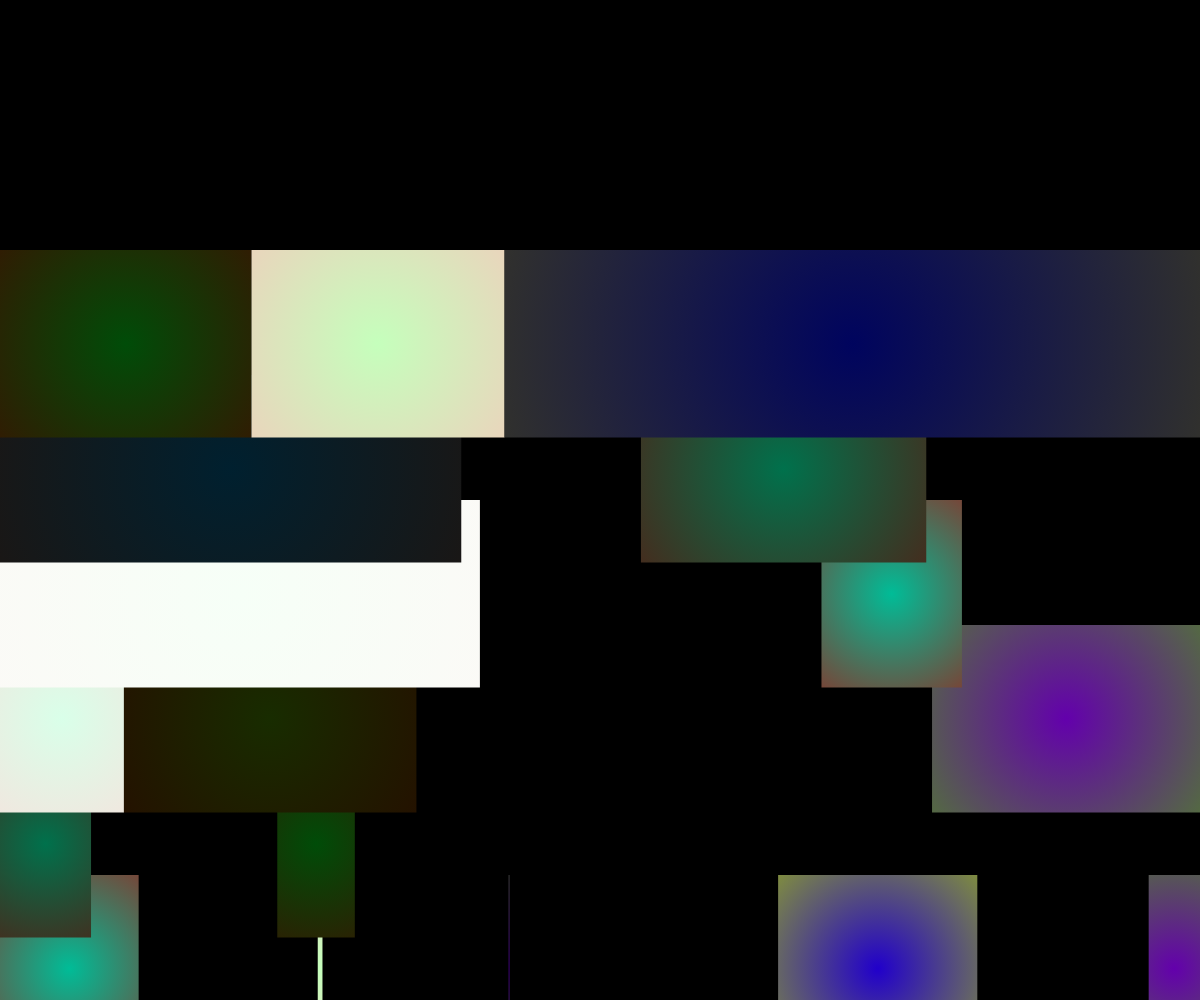
Frame 1 (no input)
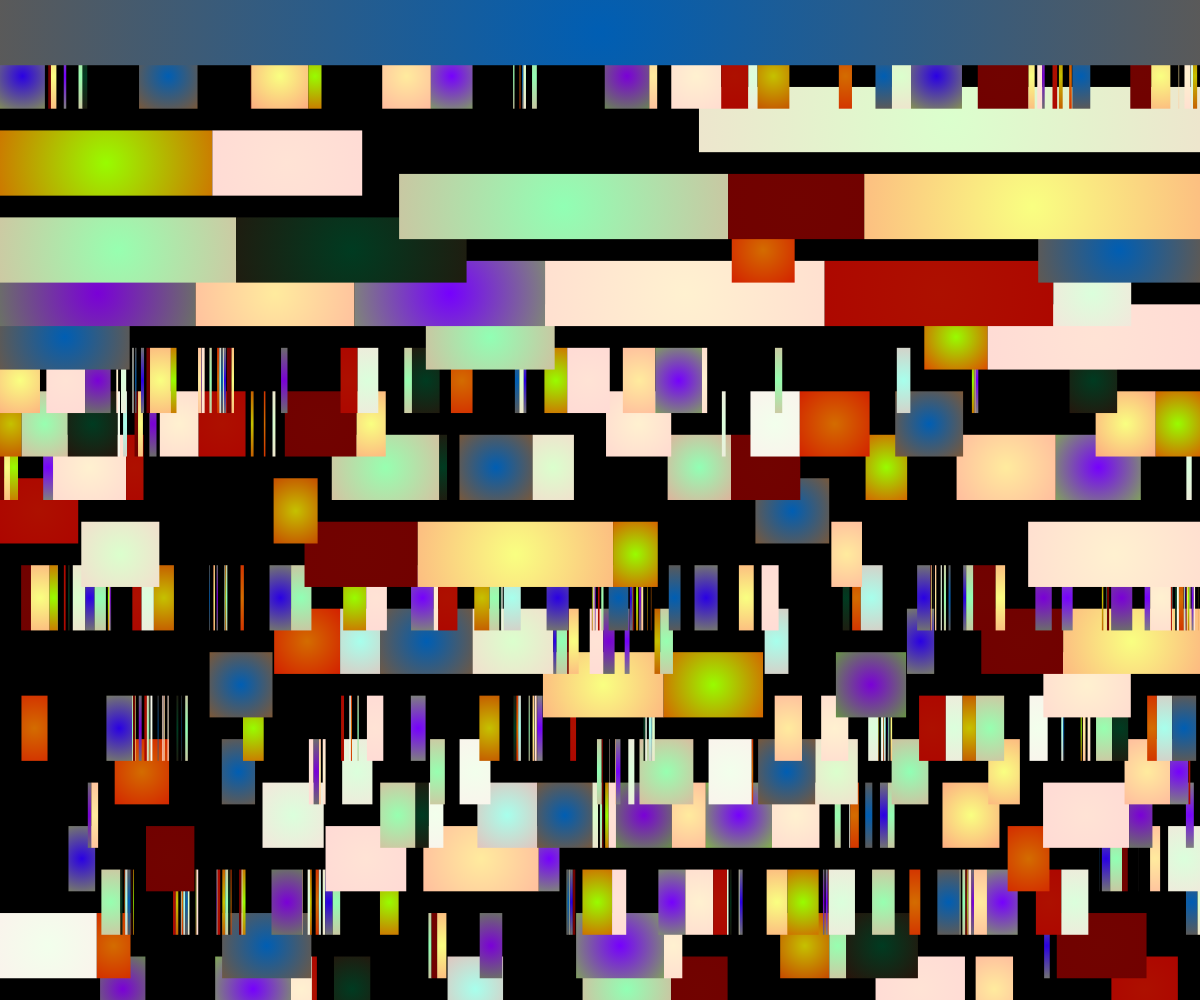
Frame 2 (the mouse pressed at the canvas centre, redrawn once)

The p5.js sketch that drew these frames (run headless with seeded random() and noise() and a simulated clock; the mouse was pressed at the canvas centre and the sketch redrawn once):

// p5.js sketch
// ── sketch.js
'use strict';

var colorCount = 20;
var hueValues = [];
var saturationValues = [];
var brightnessValues = [];
// Adding an alpha value
var alphaValue = 100;

function setup() {
    createCanvas(windowWidth, windowHeight);
    colorMode(HSB, 360, 100, 100, 100);
    noStroke();
}

function draw() {
    noLoop();
    background(0);

    for (var i = 0; i < colorCount; i++) {
        if (i % 2 == 0) {
            hueValues[i] = random(180);
            saturationValues[i] = random(50)
            brightnessValues[i] = 100;
        } else {
            hueValues[i] = random(360);
            saturationValues[i] = 100;
            brightnessValues[i] = random(100);
        }
    }

    var counter = 0;
    var rowCount = int(random(5, 30));
    var rowHeight = height / rowCount;

    for (var i = rowCount; i >= 0; i--) {
        var partCount = i + 1;
        var parts = [];

        for (var ii = 0; ii < partCount; ii++) {
            // Make smaller parts
            if (random() < 0.075) {
                var fragments = int(random(2, 20));
                partCount = partCount + fragments;
                for (var iii = 0; iii < fragments; iii++) {
                    parts.push(random(2));
                }
            } else {
                parts.push(random(2, 20));
            }
        }

        var sumPartsTotal = 0;
        for (var ii = 0; ii < partCount; ii++) {
            sumPartsTotal += parts[ii];
        }

        var sumPartsNow = 0;
        for (var j = 0; j < parts.length; j++) {

            if (random() < 0.45) {
                var w = map(parts[j], 0, sumPartsTotal, 0, width);
                var h = rowHeight * 1.5;
                // Calculate the x and y locations 
                var px1 = map(sumPartsNow, 0, sumPartsTotal, 0, width);
                var px2 = px1 + w;
                var py1 = rowHeight * i;
                var py2 = py1 + h;

                var index = counter % colorCount;
                // Adding two colours for the gradient
                var col1 = color(hueValues[index], saturationValues[index], brightnessValues[index], alphaValue);
                var col2 = color(hueValues[index] - 180, saturationValues[ index], brightnessValues[index], alphaValue);
                // Draw the rectangles using the centerGradient function
                centerGradient(px1, py1, 0, px2, py2, max(w, h), col1, col2);
            }
            sumPartsNow += parts[j];
            counter++;
        }
    }
}

/** Gradient function that contains the p5 global canvas context.
 * Rectangles are created using the p5 context and the colours
 * are set using the radial gradient method.
 */
function centerGradient(x1, y1, r1, x2, y2, r2, c1, c2) {
    var ctx = drawingContext;
    // Calculate the x and y coordinates of the gradient
    var cx = x1 + (x2 - x1) / 2;
    var cy = y1 + (y2 - y1) / 2;
    // Create the rectangles filled with circular gradient
    var grd = ctx.createRadialGradient(cx, cy, r1, cx, cy, r2);
    // Define colour and position in the gradient
    grd.addColorStop(0, c1.toString());
    grd.addColorStop(1, c2.toString());
    ctx.fillStyle = grd;
    ctx.fillRect(x1, y1, x2 - x1, y2 - y1);
}
